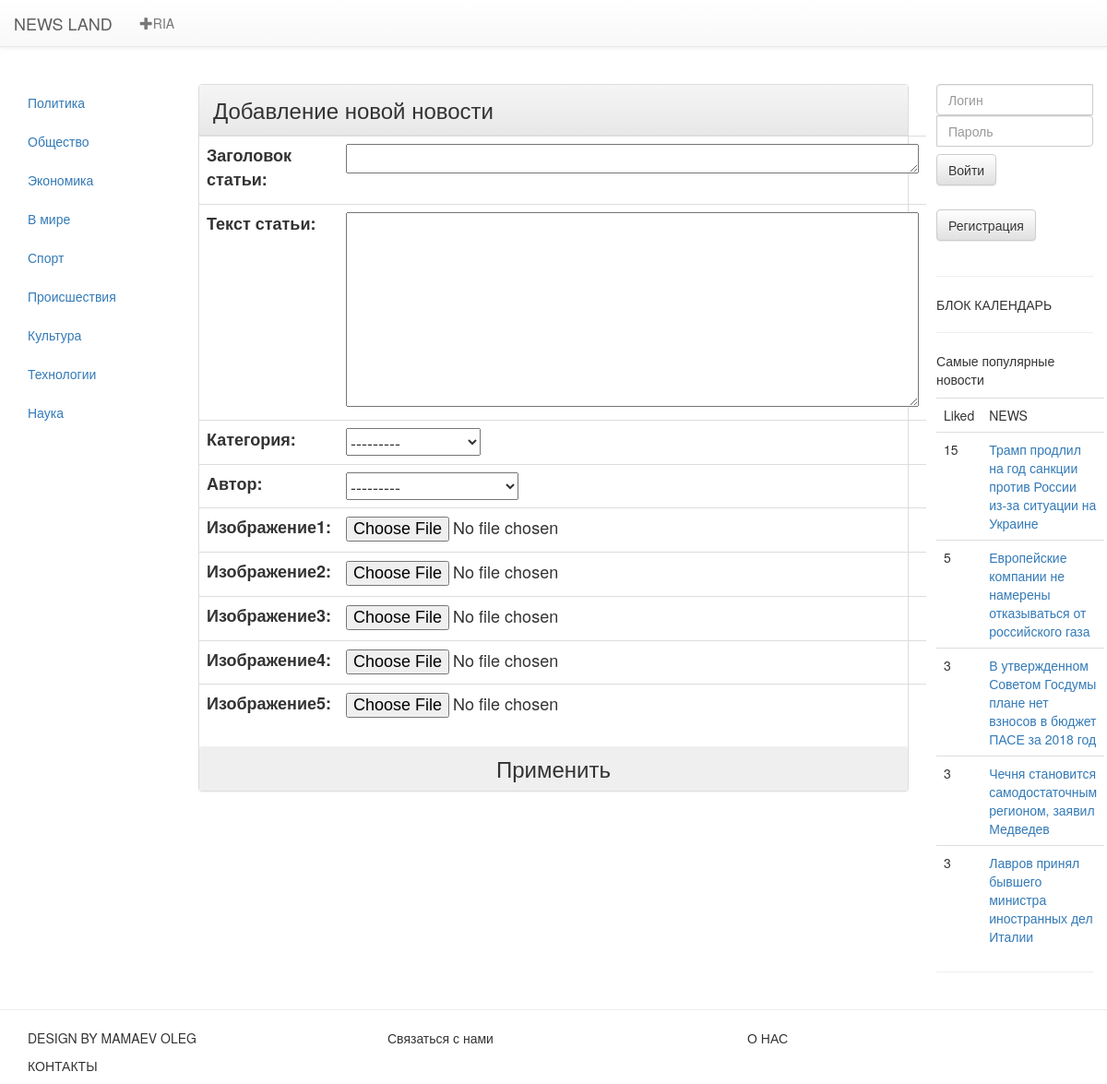
The page /add_news on the database its author committed.
### news/models.py (models this page shows, shortened)
class Newsbase(models.Model):
    class Meta:
        verbose_name = 'Новость'
        verbose_name_plural = 'Новости'
    authors = (
        ('Mamaev_Oleg','Мамаев Олег'),
        ('Maksimova_Marina','Максимова Марина'),
        ('Doncova_Dariya','Донцова Дарья'),
    )
    category = (
        ('policy', 'Политика'),
        ('society', 'Общество'),
        ('economy', 'Экономика'),
        ('world', 'В мире'),
        ('sport', 'Спорт'),
        ('incedent', 'Происшествия'),
        ('culture', 'Культура'),
        ('tech', 'Технологии'),
        ('science', 'Наука'),
    )
    news_title = models.CharField(max_length=250,verbose_name='Заголовок',unique=True)
    news_date = models.DateTimeField(auto_now_add=True,verbose_name='Дата и время публикации')
    news_text = models.TextField(verbose_name='Текст статьи',unique=True)
    news_liked = models.IntegerField(default=0,verbose_name='Like')
    news_category = models.CharField(max_length=20,choices=category,verbose_name='Категория')
    news_authors = models.CharField(max_length=30,choices=authors, verbose_name='Автор' )
    news_views = models.IntegerField(default=0,verbose_name='Просмотров')
    news_pic1 = models.ImageField(upload_to='news/pic/%Y/%m/%d',verbose_name='Изображение1')
    news_pic2 = models.ImageField(upload_to='news/pic/%Y/%m/%d',verbose_name='Изображение2',blank=True)
    news_pic3 = models.ImageField(upload_to='news/pic/%Y/%m/%d',verbose_name='Изображение3',blank=True)
    news_pic4 = models.ImageField(upload_to='news/pic/%Y/%m/%d',verbose_name='Изображение4',blank=True)
    news_pic5 = models.ImageField(upload_to='news/pic/%Y/%m/%d',verbose_name='Изображение5',blank=True)

### news/views.py (the view, shortened to what this page needs)
# urls.py: re_path('^(?:(\w+)/)?add_news$',        views.add_news.as_view(),               name='add_news'),
class add_news(TemplateView,category_list):
    form = None
    template_name = 'add_news.html'
    def get(self, request, *args, **kwargs):
        self.form = NewsForm()
        if self.args[0]:
            self.category = self.args[0]
            self.form = NewsForm(initial={'news_category':self.category})
        return super(add_news,self).get(request,*args, **kwargs)
    def get_context_data(self, **kwargs):
        context = super(add_news,self).get_context_data(**kwargs)
        context['form'] = self.form
        context['btn'] = 'Применить'
        context['title'] = 'Добавление новой новости'
        return context

### news/forms.py
class LoginForm(forms.Form):
    username = forms.CharField(label='Логин')
    password = forms.CharField(widget=forms.PasswordInput, label='Пароль')

### news/views.py (called while the page is built)
    def get_context_data(self, **kwargs):
        context = super(category_list,self).get_context_data(**kwargs)
        context['category'] = Newsbase.category
        context['authors'] = Newsbase.authors
        context['login_form'] = LoginForm()
        context['top5'] = Newsbase.objects.order_by('-news_liked')[0:5]
        return context

### news/templates/add_news.html (shortened to what this page needs)
{% extends 'base/main.html' %}
{% block category %}
    {% if  category  %}
        {% for cat in category %}
        <li><a href="/{{cat.0}}"> {{cat.1}}</a></li>
        {% endfor %}
    {% else %}
        <p> Категории отсутсвуют</p>
    {% endif %}
{% endblock%}
{% block news %}
    <div class="panel panel-default">
        <div class="panel-heading" style="font-size:24px">{{ title }}</div>
            <form  action="" method="post" style="font-size:18px" enctype="multipart/form-data">
                <div class=”form-group”>
                <table class="table table-hover ">
                    {{ form.as_table }}
                </table>
                </div>
                <input class="btn btn-outline-dark btn-sm btn-block" style="font-size:24px" type="submit" value={{ btn }} >
            </form>
    </div>
{% endblock %}

### news/templates/base/top5.html
{% if  top5  %}
    <table class="table">
        <p>
            Самые популярные новости
        </p>
        <tr>
            <td>Liked</td>
            <td>NEWS</td>
        </tr>
        {% for news in top5 %}
        <tr>
            <td>{{ news.news_liked }}</td>
            <td><a href="{% url 'post' %}?post={{news.id}}">{{ news.news_title }}</a></td>
        </tr>
        {% endfor %}
    </table>
{% endif %}

### rows shown on the page
Newsbase: news_liked "15", news_title "Трамп продлил на год санкции против России из-за ситуации на Украине"
Newsbase: news_liked "5", news_title "Европейские компании не намерены отказываться от российского газа"
Newsbase: news_liked "3", news_title "В утвержденном Советом Госдумы плане нет взносов в бюджет ПАСЕ за 2018 год"
Newsbase: news_liked "3", news_title "Чечня становится самодостаточным регионом, заявил Медведев"
Newsbase: news_liked "3", news_title "Лавров принял бывшего министра иностранных дел Италии"

### other values the page prints
{{ cat.1 }} "Политика" "Общество" "Экономика" "В мире" "Спорт" "Происшествия" "Культура" "Технологии" "Наука"
{{ title }} "Добавление новой новости"
